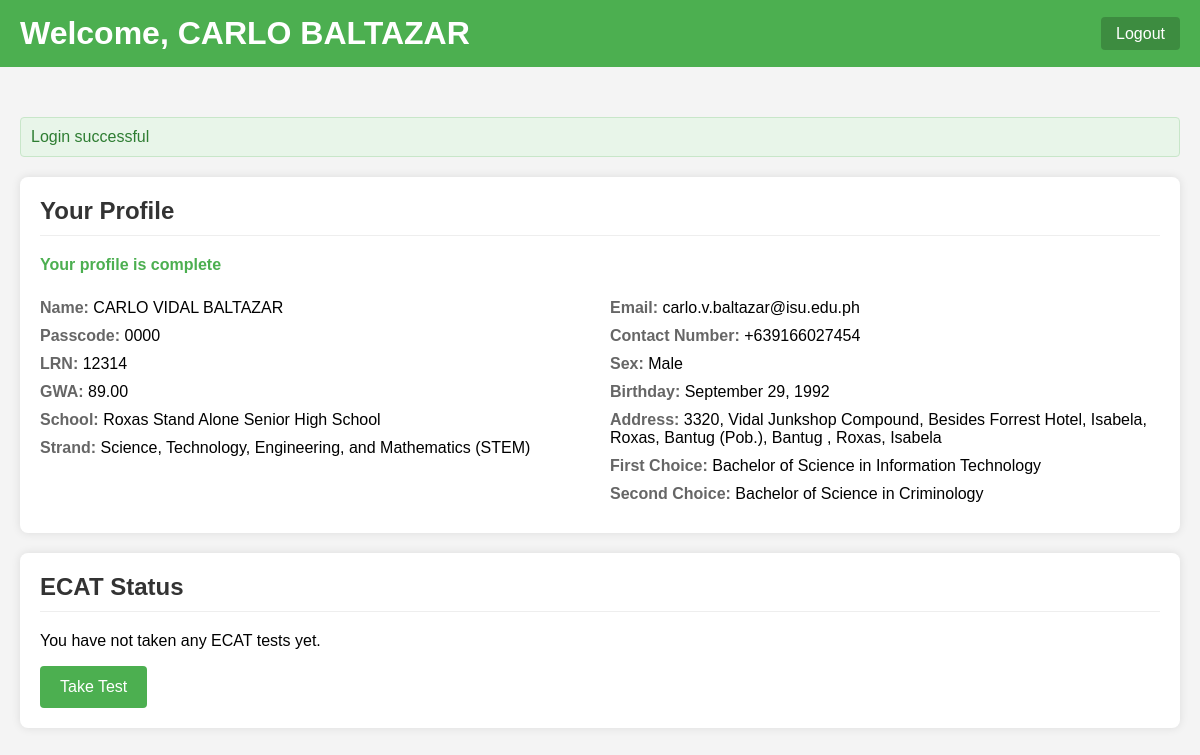
The page /student/dashboard.php (signed in) on the database its author committed.
### tables this page shows
CREATE TABLE `students` (
  `student_id` int(11) NOT NULL,
  `passcode` varchar(10) NOT NULL,
  `last_name` varchar(50) NOT NULL,
  `first_name` varchar(50) NOT NULL,
  `middle_name` varchar(50) DEFAULT NULL,
  `first_preference_id` int(11) DEFAULT NULL,
  `second_preference_id` int(11) DEFAULT NULL,
  `strand_id` int(11) DEFAULT NULL,
  `enrollment_status` enum('Freshman','Transferee','Second Course','Others') DEFAULT NULL,
  `school_id` int(11) DEFAULT NULL,
  `lrn` varchar(20) DEFAULT NULL,
  `gwa` decimal(4,2) DEFAULT NULL,
  `barangay_id` int(11) DEFAULT NULL,
  `sex` enum('Male','Female') DEFAULT NULL,
  `birthday` date DEFAULT NULL,
  `email` varchar(100) DEFAULT NULL,
  `contact_number` varchar(20) DEFAULT NULL,
  `created_at` timestamp NOT NULL DEFAULT current_timestamp(),
  `municipality_id` int(11) DEFAULT NULL,
  `province_id` int(11) DEFAULT NULL,
  `purok` varchar(255) DEFAULT NULL
);

CREATE TABLE `schools` (
  `id` int(11) NOT NULL,
  `school_id` int(11) NOT NULL,
  `school_name` varchar(255) NOT NULL,
  `address` varchar(255) NOT NULL
);

CREATE TABLE `strands` (
  `strand_id` int(11) NOT NULL,
  `name` varchar(100) NOT NULL
);

CREATE TABLE `barangays` (
  `barangay_id` int(11) NOT NULL,
  `name` varchar(100) NOT NULL,
  `municipality_id` int(11) DEFAULT NULL
);

CREATE TABLE `municipalities` (
  `municipality_id` int(11) NOT NULL,
  `name` varchar(100) NOT NULL,
  `province_id` int(11) DEFAULT NULL,
  `zip_code` varchar(10) DEFAULT NULL,
  `area_code` varchar(10) DEFAULT NULL
);

CREATE TABLE `provinces` (
  `province_id` int(11) NOT NULL,
  `name` varchar(100) NOT NULL
);

CREATE TABLE `courses` (
  `course_id` int(11) NOT NULL,
  `course_name` varchar(255) NOT NULL,
  `campus_id` int(11) DEFAULT NULL
);

### config.php (called while the page is built)
<?php
return [
    'database' => [
        'host' => 'localhost',
        'port' => 3306,
        'dbname' => 'ecat',
        'charset' => 'utf8mb4'
    ],
];

### Database.php (called while the page is built)
<?php
class Database
{
    public $connection;
    public function __construct(array $config, string $username = 'root', string $password = '')
    {
        $dsn = 'mysql:' . http_build_query($config, '', ';');
        $this->connection = new PDO($dsn, $username, $password, [
            PDO::ATTR_DEFAULT_FETCH_MODE => PDO::FETCH_ASSOC,
        ]);
    }
    public function query(string $query, array $params = []): PDOStatement
    {
        $statement = $this->connection->prepare($query);
        $statement->execute($params);
        return $statement;
    }
}

### functions.php (called while the page is built, shortened)
<?php
function isProfileComplete(array $student): bool
{
    $requiredFields = [
        'first_name',
        'last_name',
        'email',
        'contact_number',
        'sex',
        'birthday',
        'lrn',
        'gwa',
        'school_id',
        'strand_id',
        'first_preference_id',
        'barangay_id',
        'municipality_id',
        'province_id'
    ];
    return true;
}

### student/dashboard.php (the view, shortened to what this page needs)
<?php
require_once __DIR__ . '/../bootstrap.php';
$studentId = $_SESSION['student_id'];
$statement = $db->query(
    "SELECT s.*,
            sc.school_name,
            str.name AS strand_name,
            c1.course_name AS first_preference,
            c2.course_name AS second_preference,
            b.name AS barangay_name,
            m.name AS municipality_name,
            p.name AS province_name
    FROM students s
    LEFT JOIN schools sc ON s.school_id = sc.id
    LEFT JOIN strands str ON s.strand_id = str.strand_id
    LEFT JOIN courses c1 ON s.first_preference_id = c1.course_id
    LEFT JOIN courses c2 ON s.second_preference_id = c2.course_id
    LEFT JOIN barangays b ON s.barangay_id = b.barangay_id
    LEFT JOIN municipalities m ON b.municipality_id = m.municipality_id
    LEFT JOIN provinces p ON m.province_id = p.province_id
    WHERE s.student_id = ?",
    [$studentId]
);
$student = $statement->fetch();
$profileComplete = isProfileComplete($student);
$attemptStatement = $db->query(
    "SELECT * FROM test_attempts WHERE student_id = ? ORDER BY created_at DESC LIMIT 1",
    [$studentId]
);
$latestAttempt = $attemptStatement->fetch();
?>
<!DOCTYPE html>
<html lang="en">
<head>
</head>
<body>
    <header>
        <h1 class="welcome">Welcome, <?= htmlspecialchars($_SESSION['student_name']) ?></h1>
        <div class="logout">
            <a href="/student/logout.php">Logout</a>
        </div>
    </header>
    <div class="container">
        <?php flashMessage(); ?>
        <div class="dashboard-card">
            <h2>Your Profile</h2>
            <?php if (!$profileComplete): ?>
                <div class="alert-box">
                    <div class="profile-status incomplete">Your profile is incomplete!</div>
                    <p>Please complete your profile before you can take the ECAT exam.</p>
                    <a href="/student/complete_profile.php" class="button alert">Complete Your Profile</a>
                </div>
            <?php else: ?>
                <div class="profile-status complete">Your profile is complete</div>
            <?php endif; ?>
            <div class="user-profile">
                <div>
                    <p><span class="label">Name:</span> <?= htmlspecialchars($student['first_name'] . ' ' . ($student['middle_name'] ? $student['middle_name'] . ' ' : '') . $student['last_name']) ?></p>
                    <p><span class="label">Passcode:</span> <?= htmlspecialchars($student['passcode']) ?></p>
                    <p><span class="label">LRN:</span> <?= htmlspecialchars($student['lrn'] ?? 'Not set') ?></p>
                    <p><span class="label">GWA:</span> <?= htmlspecialchars($student['gwa'] ?? 'Not set') ?></p>
                    <p><span class="label">School:</span> <?= htmlspecialchars($student['school_name'] ?? 'Not set') ?></p>
                    <p><span class="label">Strand:</span> <?= htmlspecialchars($student['strand_name'] ?? 'Not set') ?></p>
                </div>
                <div>
                    <p><span class="label">Email:</span> <?= htmlspecialchars($student['email'] ?? 'Not set') ?></p>
                    <p><span class="label">Contact Number:</span> <?= htmlspecialchars($student['contact_number'] ?? 'Not set') ?></p>
                    <p><span class="label">Sex:</span> <?= htmlspecialchars($student['sex'] ?? 'Not set') ?></p>
                    <p><span class="label">Birthday:</span> <?= htmlspecialchars($student['birthday'] ? date('F d, Y', strtotime($student['birthday'])) : 'Not set') ?></p>
                    <p><span class="label">Address:</span>
                        <?php if (!empty($student['purok'])): ?>
                            <?= htmlspecialchars($student['purok']) ?>,
                        <?php endif; ?>
                        <?= htmlspecialchars($student['barangay_name'] ?? 'Not set') ?>,
                        <?= htmlspecialchars($student['municipality_name'] ?? '') ?>,
                        <?= htmlspecialchars($student['province_name'] ?? '') ?>
                    </p>
                    <p><span class="label">First Choice:</span> <?= htmlspecialchars($student['first_preference'] ?? 'Not set') ?></p>
                    <p><span class="label">Second Choice:</span> <?= htmlspecialchars($student['second_preference'] ?? 'Not set') ?></p>
                </div>
            </div>
        </div>
        <div class="dashboard-card">
            <h2>ECAT Status</h2>
            <?php if (!$profileComplete): ?>
                <p>You need to complete your profile before you can take the ECAT exam.</p>
                <a href="/student/complete_profile.php" class="button alert">Complete Your Profile Now</a>
            <?php else: ?>
                <p>You have not taken any ECAT tests yet.</p>
                <a href="/student/test.php" class="button">Take Test</a>
            <?php endif; ?>
        </div>
    </div>
</body>
</html>

### bootstrap.php (shortened to what this page needs)
<?php
require_once __DIR__ . '/functions.php';
require_once __DIR__ . '/Database.php';
$config = require __DIR__ . '/config.php';
$db = new Database($config['database'], 'root', '');
function flashMessage(): void
{
    if (isset($_SESSION['flash'])) {
        $flash = $_SESSION['flash'];
        $type = $flash['type'];
        $message = $flash['message'];
        echo "<div class='flash-message $type'>$message</div>";
    }
}

### student/dashboard.php (style rules this page uses)
body { font-family: Arial, sans-serif; background-color: #f4f4f4; margin: 0; padding: 0; }
.container { max-width: 1200px; margin: 0 auto; padding: 20px; }
header { background-color: #4CAF50; color: white; padding: 15px 20px; display: flex; justify-content: space-between; align-items: center; margin-bottom: 30px; }
.welcome { margin: 0; }
.logout a { color: white; text-decoration: none; background-color: rgba(0, 0, 0, 0.2); padding: 8px 15px; border-radius: 4px; }
.dashboard-card { background-color: white; border-radius: 8px; box-shadow: 0 0 10px rgba(0,0,0,0.1); padding: 20px; margin-bottom: 20px; }
.dashboard-card h2 { color: #333; margin-top: 0; border-bottom: 1px solid #eee; padding-bottom: 10px; }
.user-profile { display: grid; grid-template-columns: 1fr 1fr; gap: 20px; }
.user-profile p { margin: 10px 0; }
.user-profile .label { font-weight: bold; color: #666; }
.button { background-color: #4CAF50; color: white; border: none; padding: 12px 20px; border-radius: 4px; cursor: pointer; font-size: 16px; display: inline-block; text-decoration: none; }
.flash-message { padding: 10px; border-radius: 4px; margin-bottom: 20px; }
.flash-message.success { background-color: #e8f5e9; color: #2e7d32; border: 1px solid #c8e6c9; }
.profile-status { font-weight: bold; margin-bottom: 15px; }
.profile-status.complete { color: #4CAF50; }

### rows shown on the page
students: first_name+middle_name+last_name "CARLO VIDAL BALTAZAR", passcode "0000", lrn "12314", gwa "89.00", school.school_name "Roxas Stand Alone Senior High School", strand.name "Science, Technology, Engineering, and Mathematics (STEM)", email "carlo.v.baltazar@isu.edu.ph", contact_number "+639166027454", sex "Male", birthday "September 29, 1992", purok "3320, Vidal Junkshop Compound, Besides Forrest Hotel, Isabela, Roxas, Bantug (Pob.)", barangay.name "Bantug", municipality.name "Roxas", province.name "Isabela", first_preference.course_name "Bachelor of Science in Information Technology", second_preference.course_name "Bachelor of Science in Criminology"

### other values the page prints
$_SESSION['student_name'] "CARLO BALTAZAR"
$message "Login successful"
